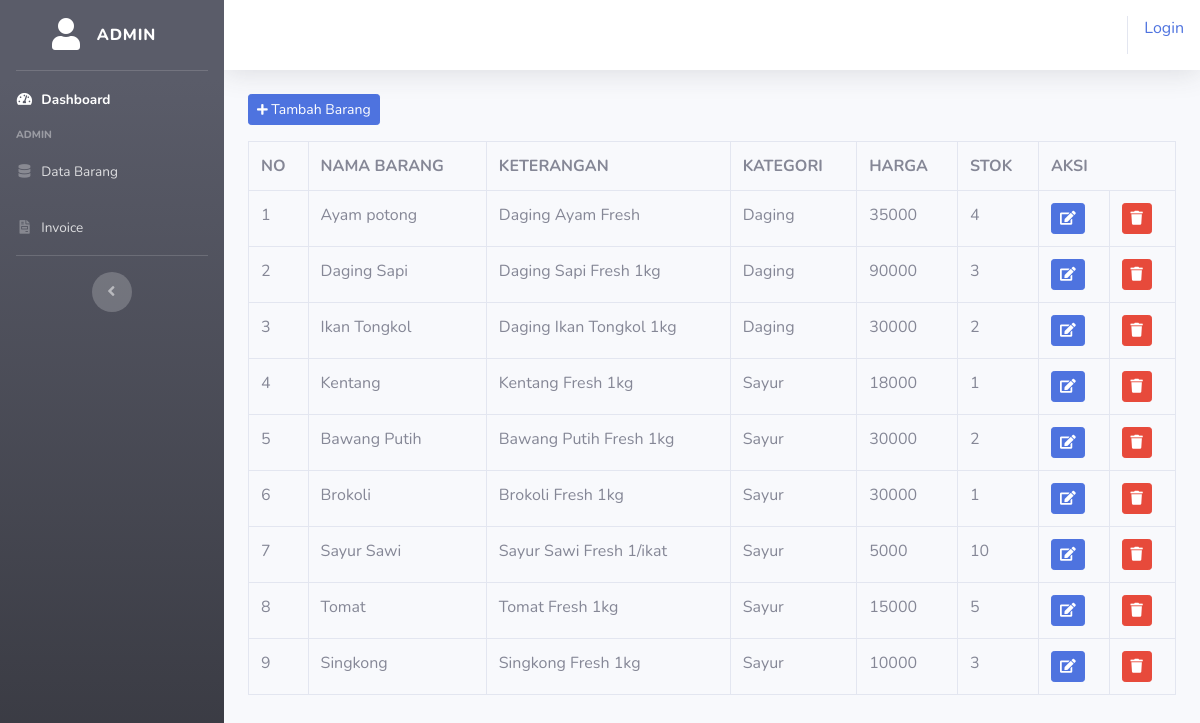
/index.php/data_barang, run on the app's committed database.
### tables this page shows
CREATE TABLE `table_topekas` (
  `id_brg` int(11) NOT NULL,
  `nama_brg` varchar(120) NOT NULL,
  `keterangan` varchar(225) NOT NULL,
  `kategori` varchar(60) NOT NULL,
  `harga` int(11) NOT NULL,
  `stok` int(4) NOT NULL,
  `gambar` text NOT NULL
);

### application/controllers/data_barang.php (called while the page is built, shortened)
<?php
class Data_barang extends CI_Controller{
    public function  index()
    {
        $data['barang'] = $this->model_barang->tampil_data()->result();
        $this->load->view('templates_admin/header');
        $this->load->view('templates_admin/sidebar');
        $this->load->view('admin/data_barang', $data);
        $this->load->view('templates_admin/footer');
    }
}

### index.php (called while the page is built, shortened)
<?php
require_once BASEPATH.'core/CodeIgniter.php';

### application/models/model_barang.php (called while the page is built, shortened)
<?php
class model_barang extends CI_model{
    public function tampil_data(){
        return $this->db->get('table_topekas');
    }
}

### application/views/admin/data_barang.php (the view, shortened to what this page needs)
<div class="container-fluid">
    <button type="button" class="btn btn-sm btn-primary mb-3" data-toggle="modal" data-target="#exampleModal"><i class="fas fa-plus fa-sm"></i> Tambah Barang</button>
    <table class="table table-bordered">
        <tr>
            <th>NO</th>
            <th>NAMA BARANG</th>
            <th>KETERANGAN</th>
            <th>KATEGORI</th>
            <th>HARGA</th>
            <th>STOK</th>
            <th colspan="3">AKSI</th>
        </tr>
        <?php
        $no=1;
        foreach($barang as $brg) : ?>
        <tr>
            <td><?php echo $no++ ?></td>
            <td><?php echo $brg->nama_brg ?></td>
            <td><?php echo $brg->keterangan ?></td>
            <td><?php echo $brg->kategori ?></td>
            <td><?php echo $brg->harga ?></td>
            <td><?php echo $brg->stok ?></td>
            <td><?php echo anchor('data_barang/edit/' .$brg->id_brg, '<div class="btn btn-primary btn-sm"><i class="fas fa-edit"></i></div>')?></td>
            <td><?php echo anchor('data_barang/hapus/' .$brg->id_brg,'<div class="btn btn-danger btn-sm"><i class="fas fa-trash"></i></div>')?></td>
        </tr>
        <?php endforeach; ?>
    </table>
</div>

### data on the page
table_topekas: nama_brg "Ayam potong", keterangan "Daging Ayam Fresh", kategori "Daging", harga "35000", stok "4"
table_topekas: nama_brg "Daging Sapi", keterangan "Daging Sapi Fresh 1kg", kategori "Daging", harga "90000", stok "3"
table_topekas: nama_brg "Ikan Tongkol", keterangan "Daging Ikan Tongkol 1kg", kategori "Daging", harga "30000", stok "2"
table_topekas: nama_brg "Kentang", keterangan "Kentang Fresh 1kg", kategori "Sayur", harga "18000", stok "1"
table_topekas: nama_brg "Bawang Putih", keterangan "Bawang Putih Fresh 1kg", kategori "Sayur", harga "30000", stok "2"
table_topekas: nama_brg "Brokoli", keterangan "Brokoli Fresh 1kg", kategori "Sayur", harga "30000", stok "1"
table_topekas: nama_brg "Sayur Sawi", keterangan "Sayur Sawi Fresh 1/ikat", kategori "Sayur", harga "5000", stok "10"
table_topekas: nama_brg "Tomat", keterangan "Tomat Fresh 1kg", kategori "Sayur", harga "15000", stok "5"
table_topekas: nama_brg "Singkong", keterangan "Singkong Fresh 1kg", kategori "Sayur", harga "10000", stok "3"

### other printed values
anchor('auth/login', 'Login') "Login"
